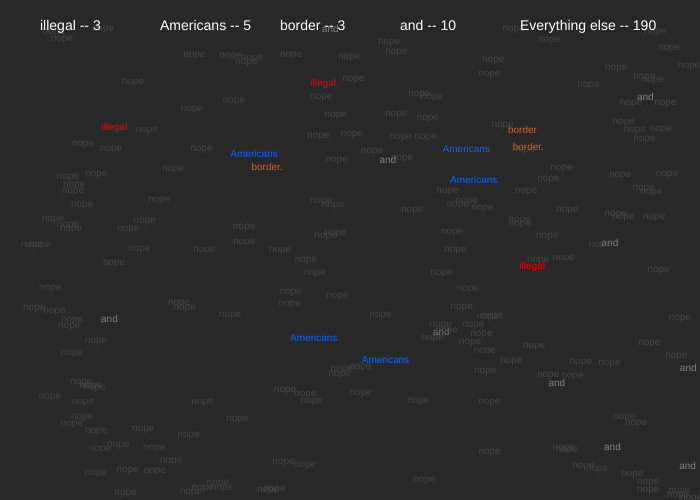
Frame 1 (no input)
Frame 60 (no input): identical to frame 1, image omitted
Frame 120 (the mouse pressed at the canvas centre since frame 60): identical to frame 1, image omitted

The p5.js sketch that drew this single still picture (run headless with seeded random() and noise() and a simulated clock; from frame 60 on, the mouse is pressed at the canvas centre):

// p5.js sketch
// ── sketch.js

var speech = "Tonight, I am speaking to you because there " +
"is a growing humanitarian and security crisis" +
"at our southern border. Every day, Customs and Border Patrol agents " +
"encounter thousands of illegal immigrants trying to enter our country. " +
"We are out of space to hold them, and we have no way to promptly " +
"return them back home to their country. America proudly welcomes millions " +
"of lawful immigrants who enrich our society and contribute to our nation." +
"But all Americans are hurt by uncontrolled, illegal migration." +
"It strains public resources and drives down jobs and wages." +
"Among those hardest hit are African Americans and Hispanic Americans. " +
"Our southern border is a pipeline for vast quantities of illegal drugs," +
" including meth, heroin, cocaine, and fentanyl. Every week, 300 of our citizens" +
" are killed by heroin alone, 90 percent of which floods across from" +
"our southern border. More Americans will die from drugs this year than were" +
"killed in the entire Vietnam War." +
"In the last two years, ICE officers made 266,000 arrests of " +
"aliens with criminal records, including those charged or " +
"convicted of 100,000 assaults,30,000 sex crimes, and 4,000 violent killings." +
" Over the years, thousands of Americans have been brutally killed " +
" by those who illegally entered our country," +
" and thousands more lives will be lost if we don’t act right now." ;

var title = "President Donald Trump Delivers Remarks at Rally in Tampa";



function setup() {
  createCanvas(700,500);
  background(40);
  fill(255);

  console.log(title.length);  // returns numnber of char in string

 //removePunctFromWord("HEllokhello");

 simpleMatchDraw(speech);


}

function draw() {
 //ellipse(width/2, height/2, 50, 50);
}


function simpleMatchDraw(str) {
     console.log(str);
       textSize(10);
     var arr = split(str," ");
     console.log(arr);

     var R1=0;
     var R2=0;
     var R3=0;
     var R4=0;
     var D= 0;

     for (i=0; i < arr.length; i++) {

          var nuword = removePunctFromWord(arr[i]);

          switch(nuword) {
            case "illegal":
            fill(255,0,0);
            text(arr[i], random(20,width-20), random(30,height));
            R1++;
            break;
            fill(255);
            case "Americans":
            fill(20,100,250);
            text(arr[i], random(20,width-20), random(30,height));
            R2++;
              break;
            case "border":
            fill(200,100,50);
            text(arr[i],random(20,width-20), random(30,height));
            R3++;
            break;
            case "and":
            fill(130);
            text(arr[i],random(20,width-20), random(30,height));
            R4++;
            break;
            default:
            fill(70);
            text("nope", random(20,width-20), random(30,height));
            D++;
          }

     }
     noStroke();
     textSize(14);
     fill(255);
     push();
     translate(40,30);
     text( "illegal -- " +  R1 + " ",0,0);
     text( "Americans -- " +  R2 + " ",120,0);
     text( "border -- " +  R3 + " ",240,0);
     text( "and -- " +  R4 + " ",360,0);
     text( "Everything else -- " +  D + " ",480,0);
     pop();

}


   // This function tests each word above to see if its has any ending
  // punctuation. If its find this, it will delete it and then send out
   // the cleaned word.

  function removePunctFromWord(str) {
    let nustr;
    let temp  = str.substr(-1);
    switch(temp) {
      case "'":
      nustr = str.slice(0,str.length-1);
      break;
      case ".":
      nustr = str.slice(0,str.length-1);
      break;
      case ":":
      nustr = str.slice(0,str.length-1);
      break;
      case ",":
      nustr = str.slice(0,str.length-1);
      break;
      case "?":
      nustr = str.slice(0,str.length-1);
      break;
      case "!":
      nustr = str.slice(0,str.length-1);
      break;
      default:
      nustr = str;
    }

    console.log(nustr);
    return nustr;
  }
